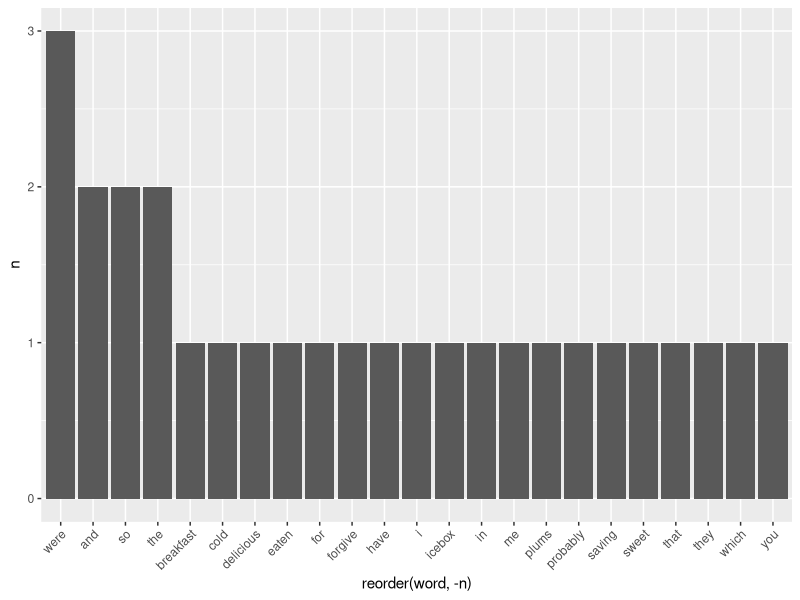

Recreate this plot in R.
# Text Mining with R
# Chapter 1.2 The unnest_tokens function
# https://www.tidytextmining.com/tidytext.html#the-unnest_tokens-function

library(tidyverse)
library(tidytext)
library(dplyr)

# example from Emily Dickinson
text <- c("Because I could not stop for Death -",
          "He kindly stopped for me -",
          "The Carriage held but just Ourselves -",
          "and Immortality")
text

# to turn this text into tidy text data, first we put it into a data frame (tibble here)
text_df <- tibble(line = 1:4, text = text)
text_df

# not quite done, We can’t filter out words or count which occur most frequently, 
# since each row is made up of multiple combined words. 
# We need to convert this so that it has one-token-per-document-per-row
text_df %>%
  unnest_tokens(word, text) %>% 
  count(word, sort = TRUE) # next step is analysis but it makes less sense here



# Example two:
## Try with a new example: https://poets.org/poem/just-say 

text <- c("I have eaten",
          "the plums",
          "that were in",
          "the icebox",
          "and which",
          "you were probably",
          "saving",
          "for breakfast",
          "Forgive me",
          "they were delicious",
          "so sweet",
          "and so cold")

text

##
# to turn this text into tidy text data, first we put it into a data frame (tibble here)
text_df <- tibble(line = 1:12, text = text)
text_df

# not quite done, We can’t filter out words or count which occur most frequently, 
# since each row is made up of multiple combined words. 
# We need to convert this so that it has one-token-per-document-per-row
text_df %>%
  unnest_tokens(word, text) %>% 
  count(word, sort = TRUE)  %>%# next step is analysis but it makes slightly more sense here
  ggplot(aes(x = reorder(word, -n), y = n)) +
  geom_bar(stat = "identity") + 
  theme(axis.text.x=element_text(angle=45, hjust=1))


# BONUS: how to visually display this? 
